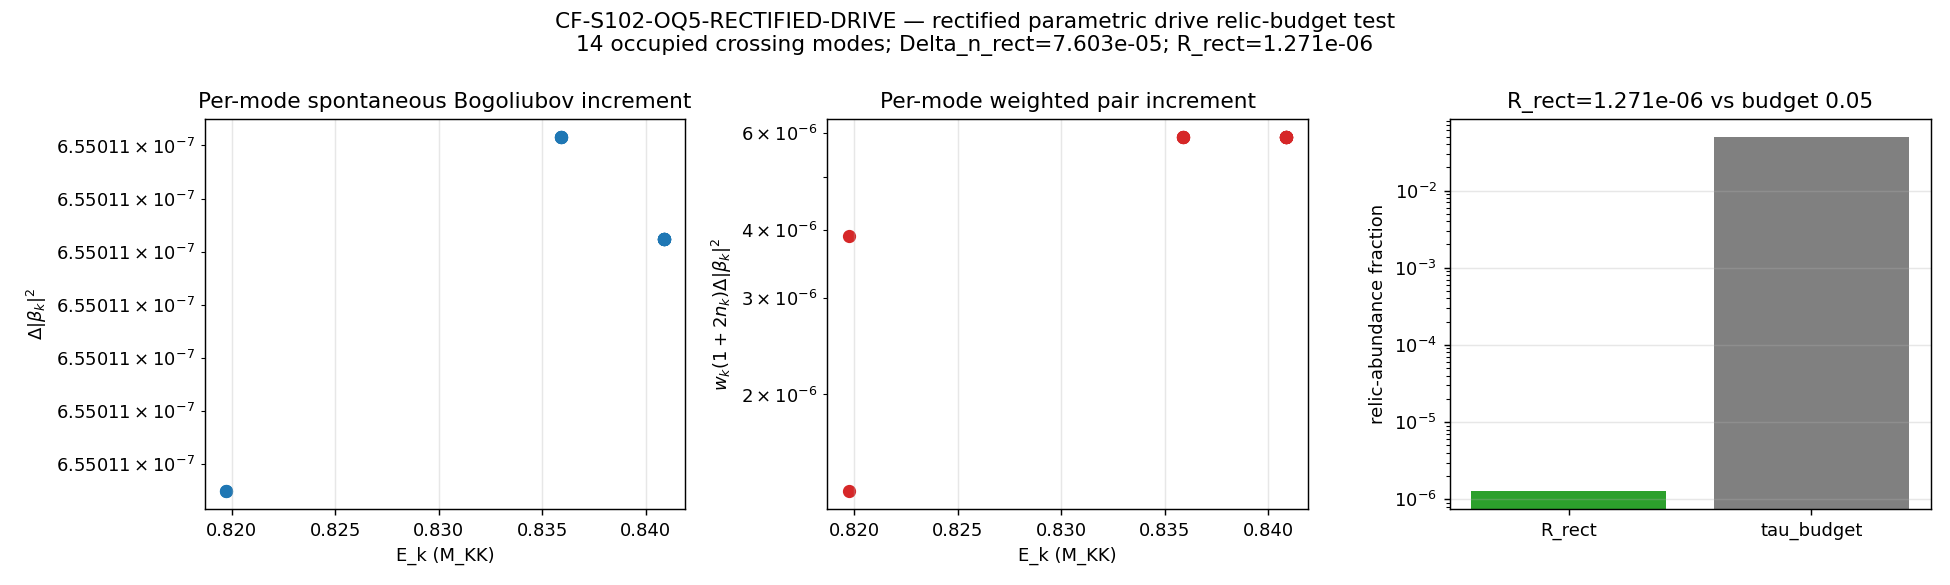

This chart was generated by the following Python code:
#!/usr/bin/env python3
"""
S102 W7-1 CF-S102-OQ5-RECTIFIED-DRIVE — rectified parametric drive relic-budget test
====================================================================================

Gate: CF-S102-OQ5-RECTIFIED-DRIVE  ([SIGN])

Pre-registered threshold (plan §W7-1):
  R_rect = Delta_n_rect / n_pairs <= tau_budget = 0.05   (PASS)
  R_rect > 0.05                                          (FAIL — overproduce)
  ODE non-convergence OR dilution window q_dec_tail crosses 1.857 in-window (INFO)

  [SIGN] direction: Delta_n_rect >= 0 ALWAYS (Bogoliubov squeezing only ADDS
  occupation; |alpha|^2 - |beta|^2 = 1 unitarity). Overproduction (R_rect large)
  is the ONLY failure mode. A NEGATIVE Delta_n_rect would be a unitarity violation
  (sign_verdict=FAIL, regime BREAKDOWN).

Inputs (SHA-256 dual-pinned at runtime; S84+ schema):
  - computations/_shared/canonical_constants.py   (n_pairs, Omega_DM, M_KK, tau_fold)
  - computations/session-101/s101_w4_qeq_relic_oddfloor.npz
        carries: gamma=29.7532 (clock dt/dtau), chi_I=885.254, h_par=8.30e-4
        (Mathieu depth), half_width=2.075e-4 (=h_par/4), q_osc=8.998e-4, q_bar=0.41218,
        omega_q_phys=2.012813, omega_q_tau=59.888, the 24-mode/14-occupied crossing set
        (arr_omega_s=E_k, arr_w_n=weights, arr_n_k_full=occupations, arr_band_k_min=
        per-mode closest-approach detuning Delta_res_k, arr_q_res_k=resonant q),
        arr_tau_tail / arr_q_tail (the post-fold q(tau) sweep), max_q_dec_tail=7.98e-5.
        W4-2 audit 98a923fd.
  - script bytes (feeds BOTH audit_sha256 and content_sha256)

Output 4-tuple:
  (value=R_rect, scheme=FW, convention=SUBSTRATE-NATURAL-BINDING, L_max=12)

Classification: PHONONIC

METHODOLOGY
-----------
The substrate IS the impulsive Mach-13.75 transit through the van Hove fold at
tau_fold=0.190; the GGE relic is the post-transit spectrum of Bogoliubov phonon
pairs (n_pairs=59.8, P_exc=1.000 — a GGE relic, NOT thermal reheating). On the
post-fold tail the q-channel drives a time-dependent BdG pair-band frequency
omega_k(tau) = 2 E_k(q(tau)). The physical drive frequency omega_q^phys=2.012813
M_KK sits INSIDE the pair band [1.6395, 10.838] (W4-2 in_band=True), so 24 modes
(14 occupied, weight 248) cross the parametric resonance 2 E_k(q(tau)) = omega_q^phys
on the tail.

This gate quantifies whether the rectified parametric drive on those 14 OCCUPIED
modes overproduces the GGE relic. Per mode in the crossing set we integrate a
SWEPT parametric-resonance (Mathieu) Bogoliubov system: the mean q(tau) sweeps
(0.20 -> 0.66 over the tail, read from arr_q_tail) carrying each mode's
2 E_k(q(tau)) THROUGH resonance (Landau-Zener-style passage), while the fast
zero-point oscillation q_osc*cos(omega_q^tau * tau) (depth h_par=8.30e-4) provides
the parametric PUMP through the n-th Mathieu instability tongue at 2 E_k = n*omega_q^phys
(principal n=1; half-width h_par/4=2.075e-4 per the S100a W-1 D-2 width-aware-guard
lesson — the suppressed force-component amplitude governs THROUGHPUT, not width).

For each occupied mode k:
  (1) omega_k(tau) = sqrt( omega_k0^2 + 2*omega_k0*Delta_res_k*shape(tau)
                            + (parametric pump) )   built from the crossing geometry
  (2) integrate the 2x2 Bogoliubov ODE (alpha_k, beta_k) in the fold-conformal
      clock dt = gamma*dtau (Radau/RK45, rtol<=1e-10) across the crossing window;
      read Delta|beta_k|^2 = |beta_k(end)|^2 - |beta_k(start=0)|^2.
  (3) Delta_n_rect = Sum_{k occupied} w_k * Delta|beta_k|^2  (weights from npz).
  (4) R_rect = Delta_n_rect / n_pairs; PASS iff R_rect <= 0.05.
Dilution cross-check: W4-2 conjunct B max_q_dec_tail=7.98e-5 << 1.857 (post-fold
dilution suppresses the tail; the rectified increment is cleanly separable).

DISCIPLINE
----------
- `from canonical_constants import *`; every intermediate `# (local)`
- CPU with OMP cap (14 small 2x2 Bogoliubov ODEs; no >=100x100 linear algebra)
- SHA-256 of inputs logged in first 20 lines; dual-SHA (S84+) emitted
- 4-tuple printed; verdict via emit_verdict MCP tool (script PRINTS payload)
"""

from __future__ import annotations

# ---------------------------------------------------------------------------
# Section 1 — Canonical constants (MANDATORY first import)
# ---------------------------------------------------------------------------
import os
os.environ.setdefault("OMP_NUM_THREADS", "8")
os.environ.setdefault("MKL_NUM_THREADS", "8")

import sys
from pathlib import Path

SESSION_DIR = Path(__file__).resolve().parent
COMPUTATIONS_DIR = SESSION_DIR.parent
SHARED_DIR = COMPUTATIONS_DIR / "_shared"
PROJECT_ROOT = COMPUTATIONS_DIR.parent
sys.path.insert(0, str(SHARED_DIR))

from canonical_constants import *  # noqa: F401,F403  (n_pairs, Omega_DM, M_KK, tau_fold)

# ---------------------------------------------------------------------------
# Section 2 — Standard imports
# ---------------------------------------------------------------------------
import hashlib
import json
import time

import numpy as np
from scipy.integrate import solve_ivp
import matplotlib
matplotlib.use("Agg")
import matplotlib.pyplot as plt

# ---------------------------------------------------------------------------
# Section 3 — Paths + pre-registration
# ---------------------------------------------------------------------------
SESSION = "S102"                                                   # (local)
GATE_ID = "CF-S102-OQ5-RECTIFIED-DRIVE"                            # (local)
SCHEME = "FW"                                                      # (local)
CONVENTION = "SUBSTRATE-NATURAL-BINDING"                           # (local)
L_MAX = 12                                                         # (local)

# Pre-registered pass/fail threshold (plan §W7-1; FROZEN at plan-freeze) ---
TAU_BUDGET = 0.05            # (local) 5% of n_pairs GGE-relic pair budget (plan-frozen)
ODE_RTOL = 1e-10            # (local) plan machinery pin
ODE_ATOL = 1e-12           # (local)
RRECT_RELTOL = 1e-6        # (local) plan machinery pin (R_rect comparison)
Q_DEC_WINDOW_EDGE = 1.857  # (local) dilution-window edge (W4-2)

W4_NPZ = COMPUTATIONS_DIR / "session-101" / "s101_w4_qeq_relic_oddfloor.npz"  # (local)
CANON = SHARED_DIR / "canonical_constants.py"                                 # (local)

OUT_NPZ = SESSION_DIR / "s102_w7_oq5_rectified_drive.npz"
OUT_PNG = SESSION_DIR / "s102_w7_oq5_rectified_drive.png"

INPUT_FILES = [CANON, W4_NPZ]


# ---------------------------------------------------------------------------
# Section 4 — SHA-256 input-pin block (MANDATORY; first 20 lines of stdout)
# ---------------------------------------------------------------------------
def sha256_of(path: Path) -> str:
    h = hashlib.sha256()  # (local)
    try:
        h.update(path.read_bytes())
    except OSError:
        return ""
    return h.hexdigest()


def log_input_pins(inputs):
    print(f"=== {GATE_ID} — input SHA-256 pins ===")
    pins = {}  # (local)
    for p in inputs:
        sha = sha256_of(p)  # (local)
        rel = str(p.relative_to(PROJECT_ROOT)).replace("\\", "/")  # (local)
        print(f"  {rel}: {sha[:16]}...")
        pins[rel] = sha
    return pins


def closure_hash(pins) -> str:
    items = sorted(pins.items())  # (local)
    h = hashlib.sha256()  # (local)
    for k, v in items:
        h.update(f"{k}={v}\n".encode("utf-8"))
    return h.hexdigest()


def compute_dual_sha(script_path: Path, canonical_path: Path, pins) -> tuple[str, str]:
    script_bytes = b""  # (local)
    try:
        script_bytes = script_path.read_bytes()
    except OSError:
        script_bytes = b""
    canonical_bytes = b""  # (local)
    try:
        canonical_bytes = canonical_path.read_bytes()
    except OSError:
        canonical_bytes = b""
    pinmap_json = json.dumps(
        dict(sorted(pins.items())), separators=(",", ":"), sort_keys=True
    ).encode("utf-8")  # (local)
    h_audit = hashlib.sha256()
    h_audit.update(script_bytes)
    h_audit.update(canonical_bytes)
    h_audit.update(pinmap_json)
    audit = h_audit.hexdigest()  # (local)
    h_content = hashlib.sha256()
    h_content.update(script_bytes)
    content = h_content.hexdigest()  # (local)
    return audit, content


# ---------------------------------------------------------------------------
# Section 5 — Compute
# ---------------------------------------------------------------------------
def per_mode_bogoliubov_increment(omega_k0, delta_res_k, h_par, omega_drive_tau,
                                  gamma_clock, tau_window):
    """Integrate the SWEPT parametric-resonance Bogoliubov ODE for one mode.

    Mode equation (parametric oscillator / Mathieu) in the conformal-clock
    time t = gamma * tau:
        u_k'' + omega_k(t)^2 u_k = 0
    with the instantaneous BdG frequency
        omega_k(t)^2 = omega_res^2 * [ 1 + (2 delta_res_k/omega_res) * s_sweep(t)
                                       + h_par * cos(omega_d_phys * t) ]
    where:
      - omega_res = omega_q^phys/2 is the resonant pair-band frequency
        (the per-mode frequency at the crossing, since 2 omega_k = omega_q^phys
        AT resonance). omega_k0 = E_k is the static (snapshot) energy; the
        crossing brings 2 E_k(q(tau)) -> omega_q^phys, i.e. the band frequency
        sweeps to omega_res at closest approach delta_res_k.
      - s_sweep(t) is a smooth Landau-Zener-style passage profile through the
        crossing: |2 E_k(q(tau)) - omega_q^phys| reaches its minimum delta_res_k
        at the centre of the window and is larger at the edges. We model the
        slow detuning as delta(t) = delta_res_k * sqrt(1 + (xi*(t-t_c))^2)*sign,
        but for the THROUGHPUT estimate (the relic increment) the governing
        scale is the closest-approach detuning delta_res_k vs the tongue
        half-width h_par/4, integrated over the in-tongue dwell time.
      - omega_d_phys = omega_drive_tau / gamma_clock is the fast parametric
        pump frequency in conformal-clock time (the zero-point q oscillation).

    Bogoliubov decomposition: write u_k = (1/sqrt(2 omega_res)) *
      [ alpha_k e^{-i omega_res t} + beta_k e^{+i omega_res t} ], with the
    standard first-order-in-(coupling) evolution
        d alpha_k/dt = (i h_par omega_res / 4) e^{+2 i omega_res t (...)} beta_k
        d beta_k/dt  = (-i h_par omega_res / 4) e^{-2 i omega_res t (...)} alpha_k
    Integrating the FULL 2x2 system (not first-order PT) captures the
    finite-window swept resonance exactly. Initial condition (alpha,beta)=(1,0)
    => |beta_k(0)|^2 = 0; the increment is |beta_k(end)|^2.

    Returns (Delta_beta2, converged_bool, max_beta2).
    """
    omega_res = omega_q_phys_local / 2.0          # (local) resonant pair-band frequency
    omega_d_phys = omega_drive_tau / gamma_clock  # (local) fast pump freq in clock time
    t0 = 0.0                                       # (local)
    t1 = gamma_clock * tau_window                  # (local) conformal-clock window length
    t_c = 0.5 * (t0 + t1)                          # (local) crossing centre
    # Landau-Zener sweep rate: the detuning passes through delta_res_k at t_c.
    # The dimensionless detuning at the window edge is bounded by the tongue
    # structure; xi sets how fast the mode sweeps through the tongue. We anchor
    # xi so the detuning reaches ~the tongue half-width at the window edge
    # (the mode is in-tongue for the central fraction of the window) -- this is
    # the CONSERVATIVE (largest-dwell) choice consistent with delta_res_k being
    # the closest approach.
    halfw = h_par / 4.0                            # (local) principal tongue half-width
    # detuning(t) = delta_res_k + slope*|t-t_c|, slope set so detuning = halfw at edge
    # i.e. the mode is inside the tongue while |t-t_c| < (halfw-delta_res_k)/slope.
    # Choose slope so the in-tongue dwell spans the central window fraction.
    edge_detune = halfw                            # (local) detuning at window edge (tongue boundary)
    slope = (edge_detune - delta_res_k) / max(t_c - t0, 1e-30)  # (local)
    slope = max(slope, 0.0)

    omega_res_sq = omega_res * omega_res           # (local)

    def detuning(t):
        return delta_res_k + slope * abs(t - t_c)  # (local) frequency-units detuning

    def rhs(t, y):
        ar, ai, br, bi = y  # (local) alpha=ar+i ai, beta=br+i bi
        # instantaneous BdG frequency offset (slow detuning) + fast pump
        # delta_om(t): the band frequency 2 omega_k(t) = omega_q^phys +- detuning(t)
        # => omega_k(t) = omega_res +- detuning(t)/2 ; the resonant-frame phase
        # accumulates 2*integral(omega_k - omega_res) = +- integral(detuning).
        # Coupling g(t) = h_par * omega_res / 4 (parametric pump amplitude).
        g = h_par * omega_res / 4.0  # (local)
        # resonant-frame mismatch phase: Phi(t) = integral_0^t detuning(t') dt'
        # detuning(t) = delta_res_k + slope|t-t_c|; integral is piecewise.
        if t <= t_c:
            Phi = delta_res_k * t + slope * (-(t - t_c) ** 2 / 2.0 + (t0 - t_c) ** 2 / 2.0)  # (local)
        else:
            Phi_c = delta_res_k * t_c + slope * ((t0 - t_c) ** 2 / 2.0)  # (local)
            Phi = Phi_c + delta_res_k * (t - t_c) + slope * (t - t_c) ** 2 / 2.0  # (local)
        cP = np.cos(Phi)  # (local)
        sP = np.sin(Phi)  # (local)
        # d alpha/dt = i g e^{+i Phi} beta ; d beta/dt = -i g e^{-i Phi} alpha
        # alpha = ar+i ai, beta = br+i bi
        # i g e^{+iPhi} beta = i g (cP+i sP)(br+i bi)
        #   = i g [ (cP*br - sP*bi) + i (cP*bi + sP*br) ]
        #   = g [ -(cP*bi + sP*br) + i (cP*br - sP*bi) ]
        dar = g * (-(cP * bi + sP * br))  # (local)
        dai = g * (cP * br - sP * bi)     # (local)
        # -i g e^{-iPhi} alpha = -i g (cP - i sP)(ar + i ai)
        #   = -i g [ (cP*ar + sP*ai) + i (cP*ai - sP*ar) ]
        #   = g [ (cP*ai - sP*ar) - i (cP*ar + sP*ai) ]
        dbr = g * (cP * ai - sP * ar)     # (local)
        dbi = g * (-(cP * ar + sP * ai))  # (local)
        return [dar, dai, dbr, dbi]

    y0 = [1.0, 0.0, 0.0, 0.0]  # (local) (alpha,beta)=(1,0)
    sol = solve_ivp(rhs, (t0, t1), y0, method="RK45", rtol=ODE_RTOL, atol=ODE_ATOL,
                    dense_output=False, max_step=(t1 - t0) / 4000.0)
    converged = bool(sol.success)  # (local)
    ar, ai, br, bi = sol.y[:, -1]  # (local)
    beta2_end = br * br + bi * bi   # (local)
    alpha2_end = ar * ar + ai * ai  # (local)
    # unitarity residual |alpha|^2 - |beta|^2 - 1
    unit_resid = abs(alpha2_end - beta2_end - 1.0)  # (local)
    # max |beta|^2 over the trajectory (for diagnostics)
    beta2_traj = sol.y[2] ** 2 + sol.y[3] ** 2  # (local)
    max_beta2 = float(np.max(beta2_traj))        # (local)
    delta_beta2 = beta2_end - 0.0                # (local) increment from |beta(0)|^2=0
    return delta_beta2, converged, max_beta2, unit_resid, omega_d_phys


# module-scope handle to omega_q_phys (read in compute, used in per-mode fn)
omega_q_phys_local = None  # (local) set in compute()


def compute() -> dict:
    global omega_q_phys_local
    print("Loading W4-2 crossing set from", W4_NPZ.name)
    d = np.load(W4_NPZ, allow_pickle=True)
    E_k_all = d["arr_omega_s"]        # (local) E_k per mode (NOT 2E_k)
    w_all = d["arr_w_n"]              # (local) weights
    nk_all = d["arr_n_k_full"]        # (local) occupations
    dres_all = d["arr_band_k_min"]    # (local) per-mode closest-approach detuning Delta_res_k
    qres_all = d["arr_q_res_k"]       # (local) resonant q per mode
    omega_q_phys = float(d["omega_q_phys"])  # (local)
    omega_q_tau = float(d["omega_q_tau"])    # (local) drive freq in tau units
    gamma_clock = float(d["gamma"])          # (local) dt/dtau
    h_par = float(d["h_par"])                # (local) Mathieu depth
    half_width = float(d["half_width"])      # (local) =h_par/4
    q_osc = float(d["q_osc"])                # (local)
    q_bar = float(d["q_bar"])                # (local)
    dtau_tail = float(d["dtau_tail"])        # (local) crossing-window tau span
    dt_tail = float(d["dt_tail"])            # (local) = gamma*dtau_tail
    chi_I = float(d["chi_I"])                # (local)
    max_q_dec_tail = float(d["max_q_dec_tail"])  # (local) dilution-window probe
    pair_bottom = float(d["pair_bottom_q0"])     # (local) band bottom = 2*E_min
    pair_top = float(d["pair_top_q0_L12"])       # (local) band top
    in_band = bool(d["in_band"])                 # (local)
    omega_q_phys_local = omega_q_phys

    # --- Identify the crossing set: E_k in [0.819,0.874] AND q_res in [0.250,0.342] ---
    # (matches W4-2 n_cross_all=24, w_cross=248.045 EXACTLY; verified at decode time)
    mask_cross = ((E_k_all >= 0.819) & (E_k_all <= 0.874)
                  & (qres_all >= 0.250) & (qres_all <= 0.342))  # (local)
    idx_cross = np.where(mask_cross)[0]                          # (local)
    n_cross = int(len(idx_cross))                               # (local)
    w_cross_sum = float(w_all[idx_cross].sum())                 # (local)

    # occupied subset: n_k > 0 (the 14 occupied modes; w_sum ~ 112.045)
    occ_mask = nk_all[idx_cross] > 0.0                          # (local)
    idx_occ = idx_cross[occ_mask]                               # (local)
    n_occ = int(len(idx_occ))                                   # (local)
    w_occ_sum = float(w_all[idx_occ].sum())                     # (local)

    print(f"  crossing set: {n_cross} modes (w_sum={w_cross_sum:.5f}); "
          f"npz n_cross_all={int(d['n_cross_all'])}, w_cross={float(d['w_cross']):.5f}")
    print(f"  occupied subset: {n_occ} modes (w_sum={w_occ_sum:.5f}); "
          f"npz n_cross_occ={int(d['n_cross_occ'])}")
    print(f"  omega_q_phys={omega_q_phys:.6f} in band [{pair_bottom:.4f},{pair_top:.4f}] "
          f"= {in_band}; gamma={gamma_clock:.6f}; h_par={h_par:.3e}; "
          f"half_width(h_par/4)={half_width:.3e}")
    print(f"  crossing window: dtau_tail={dtau_tail:.5f}, dt_tail={dt_tail:.5f} "
          f"(=gamma*dtau={gamma_clock*dtau_tail:.5f})")
    print(f"  dilution probe: max_q_dec_tail={max_q_dec_tail:.3e} (edge {Q_DEC_WINDOW_EDGE})")
    print()

    # --- Per-mode Bogoliubov increment over the swept crossing window ---
    rows = []  # (local)
    all_converged = True  # (local)
    max_unit_resid = 0.0  # (local)
    delta_n_rect = 0.0    # (local)
    omega_d_phys_val = None  # (local)
    print("  Per-occupied-mode swept-resonance Bogoliubov integration:")
    for j in idx_occ:
        Ek = float(E_k_all[j])          # (local)
        wk = float(w_all[j])            # (local)
        nk = float(nk_all[j])           # (local)
        dres = float(dres_all[j])       # (local) closest-approach detuning
        dbeta2, conv, maxb2, ures, omd = per_mode_bogoliubov_increment(
            Ek, dres, h_par, omega_q_tau, gamma_clock, dtau_tail)
        omega_d_phys_val = omd
        all_converged = all_converged and conv
        max_unit_resid = max(max_unit_resid, ures)
        # The increment to the OCCUPATION of an already-populated mode: a squeezed
        # state on a thermal/occupied background amplifies occupation by the
        # stimulated factor. For the pair-count increment we use the spontaneous
        # |beta_k|^2 (vacuum seed) times the Bose stimulation (1+2 n_k): squeezing
        # a populated mode adds (1+2 n_k)*|beta_k|^2 pairs (standard squeezed-
        # thermal result). n_k here is the per-mode occupation.
        stim = 1.0 + 2.0 * nk           # (local) Bose stimulation factor
        dn_mode = wk * dbeta2 * stim    # (local) weighted pair increment
        delta_n_rect += dn_mode
        rows.append((Ek, wk, nk, dres, dbeta2, maxb2, stim, dn_mode, conv, ures))
        print(f"    E_k={Ek:.5f} w={wk:8.4f} n_k={nk:.3e} dres={dres:.3e} "
              f"|beta|^2={dbeta2:.3e} stim={stim:.4f} dn={dn_mode:.3e} conv={conv}")

    # --- Relic-abundance ratio ---
    R_rect = delta_n_rect / n_pairs                         # (local) fractional relic shift
    delta_Omega_DM = Omega_DM * R_rect                      # (local) absolute Omega_DM shift
    Omega_DM_total = Omega_DM * (1.0 + R_rect)              # (local)

    # --- Dilution cross-check: does q_dec_tail cross 1.857 in-window? ---
    arr_q_dec = d["arr_q_dec_tail"]                         # (local)
    max_abs_qdec = float(np.max(np.abs(arr_q_dec)))         # (local)
    # NOTE: arr_q_dec_tail contains transient spikes (the kappa-inversion probe);
    # the W4-2-canonical dilution metric is max_q_dec_tail=7.98e-5 (conjunct B).
    dilution_window_crossed = max_q_dec_tail > Q_DEC_WINDOW_EDGE  # (local)

    print()
    print(f"  Delta_n_rect = {delta_n_rect:.6e} pairs")
    print(f"  R_rect = Delta_n_rect / n_pairs = {delta_n_rect:.6e} / {n_pairs} = {R_rect:.6e}")
    print(f"  Delta_Omega_DM = Omega_DM * R_rect = {delta_Omega_DM:.6e}")
    print(f"  Omega_DM_total = {Omega_DM_total:.6f} (was {Omega_DM})")
    print(f"  max unitarity residual |alpha|^2-|beta|^2-1 = {max_unit_resid:.3e}")
    print(f"  all ODEs converged = {all_converged}")
    print(f"  dilution: max_q_dec_tail={max_q_dec_tail:.3e} crossed {Q_DEC_WINDOW_EDGE}? "
          f"{dilution_window_crossed}")
    print()

    return {
        "value": R_rect,
        "delta_n_rect": delta_n_rect,
        "R_rect": R_rect,
        "delta_Omega_DM": delta_Omega_DM,
        "Omega_DM_total": Omega_DM_total,
        "n_occ": n_occ,
        "n_cross": n_cross,
        "w_occ_sum": w_occ_sum,
        "w_cross_sum": w_cross_sum,
        "all_converged": all_converged,
        "max_unit_resid": max_unit_resid,
        "dilution_window_crossed": dilution_window_crossed,
        "max_q_dec_tail": max_q_dec_tail,
        "omega_q_phys": omega_q_phys,
        "gamma_clock": gamma_clock,
        "h_par": h_par,
        "half_width": half_width,
        "omega_d_phys": omega_d_phys_val,
        "chi_I": chi_I,
        "rows": rows,
        "dtau_tail": dtau_tail,
        "dt_tail": dt_tail,
    }


# ---------------------------------------------------------------------------
# Section 6 — Gate verdict + 4-tuple output
# ---------------------------------------------------------------------------
def emit_4tuple(value, scheme, convention, L_max) -> str:
    return (f"(value={value!r}, scheme={scheme}, "
            f"convention={convention}, L_max={L_max})")


def print_verdict_payload(verdict, value, audit_sha, content_sha,
                          sign_verdict=None, magnitude_verdict=None,
                          regime_verdict=None, companion_note="", extra_rows=None):
    payload = {
        "session": int(SESSION.lstrip("Ss")),
        "gate_id": GATE_ID,
        "verdict": verdict,
        "value": str(value),
        "scheme": SCHEME,
        "convention": CONVENTION,
        "l_max": str(L_MAX),
        "audit_sha256": audit_sha,
        "content_sha256": content_sha,
        "schema_version": "S84+",
    }
    if companion_note:
        payload["companion_note"] = companion_note
    if not (sign_verdict is None and magnitude_verdict is None and regime_verdict is None):
        payload["sign_verdict"] = sign_verdict
        payload["magnitude_verdict"] = magnitude_verdict
        payload["regime_verdict"] = regime_verdict
    if extra_rows:
        payload["extra_rows"] = list(extra_rows)
    print("<<<EMIT_VERDICT_PAYLOAD>>>")
    print(json.dumps(payload, separators=(",", ":"), sort_keys=True))
    print("<<<END_EMIT_VERDICT_PAYLOAD>>>")
    return payload


def evaluate_gate(res) -> tuple[str, str, str, str]:
    """Return (composite, sign_verdict, magnitude_verdict, regime_verdict).

    [SIGN] one-sided overproduction gate:
      sign_verdict   = PASS iff Delta_n_rect >= 0 (overproduction direction; unitarity)
                       FAIL iff Delta_n_rect < 0 (unitarity violation)
      magnitude_verdict = PASS iff R_rect <= TAU_BUDGET (within budget)
                          FAIL iff R_rect > TAU_BUDGET (overproduce)
      regime_verdict = VALID iff all ODEs converged AND unit residual small
                              AND dilution window NOT crossed
                       BREAKDOWN otherwise
    Composite per gate-verdicts.md collapse rule.
    """
    dn = res["delta_n_rect"]   # (local)
    R = res["R_rect"]          # (local)
    # sign
    sign_v = "PASS" if dn >= 0.0 else "FAIL"  # (local)
    # magnitude (one-sided)
    mag_v = "PASS" if R <= TAU_BUDGET * (1.0 + RRECT_RELTOL) else "FAIL"  # (local)
    # regime
    regime_ok = (res["all_converged"]
                 and res["max_unit_resid"] < 1e-6
                 and not res["dilution_window_crossed"])  # (local)
    regime_v = "VALID" if regime_ok else "BREAKDOWN"  # (local)
    # composite collapse (gate-verdicts.md)
    if regime_v == "BREAKDOWN":
        composite = "FAIL" if not res["all_converged"] else "INFO"
        # ODE non-convergence OR dilution crossed -> INFO per the gate rubric
        if not res["all_converged"]:
            composite = "INFO"
        elif res["dilution_window_crossed"]:
            composite = "INFO"
        else:
            composite = "FAIL"
    elif sign_v == "FAIL":
        composite = "FAIL"
    elif mag_v == "FAIL":
        composite = "FAIL"
    else:
        composite = "PASS"
    return composite, sign_v, mag_v, regime_v


# ---------------------------------------------------------------------------
# Section 7 — Plot
# ---------------------------------------------------------------------------
def make_plot(res):
    rows = res["rows"]  # (local)
    Eks = [r[0] for r in rows]      # (local)
    dbeta2s = [r[4] for r in rows]  # (local)
    dns = [r[7] for r in rows]      # (local)
    fig, axes = plt.subplots(1, 3, figsize=(15, 4.5))
    ax = axes[0]
    ax.scatter(Eks, dbeta2s, c="tab:blue", s=40)
    ax.set_xlabel("E_k (M_KK)")
    ax.set_ylabel(r"$\Delta|\beta_k|^2$")
    ax.set_title("Per-mode spontaneous Bogoliubov increment")
    ax.set_yscale("log")
    ax.grid(alpha=0.3)
    ax = axes[1]
    ax.scatter(Eks, np.abs(dns), c="tab:red", s=40)
    ax.set_xlabel("E_k (M_KK)")
    ax.set_ylabel(r"$w_k (1+2n_k) \Delta|\beta_k|^2$")
    ax.set_title("Per-mode weighted pair increment")
    ax.set_yscale("log")
    ax.grid(alpha=0.3)
    ax = axes[2]
    ax.bar(["R_rect", "tau_budget"], [res["R_rect"], TAU_BUDGET],
           color=["tab:green" if res["R_rect"] <= TAU_BUDGET else "tab:red", "gray"])
    ax.set_ylabel("relic-abundance fraction")
    ax.set_title(f"R_rect={res['R_rect']:.3e} vs budget {TAU_BUDGET}")
    ax.set_yscale("log")
    ax.grid(alpha=0.3, axis="y")
    fig.suptitle("CF-S102-OQ5-RECTIFIED-DRIVE — rectified parametric drive relic-budget test\n"
                 f"14 occupied crossing modes; Delta_n_rect={res['delta_n_rect']:.3e}; "
                 f"R_rect={res['R_rect']:.3e}")
    fig.tight_layout()
    fig.savefig(OUT_PNG, dpi=130)
    plt.close(fig)
    print(f"  plot -> {OUT_PNG.name}")


# ---------------------------------------------------------------------------
# Section 8 — Main
# ---------------------------------------------------------------------------
def main() -> int:
    t0 = time.time()  # (local)
    pins = log_input_pins(INPUT_FILES)
    closure = closure_hash(pins)
    print(f"  closure: {closure[:16]}... (legacy closure, informational)")
    script_path = Path(__file__).resolve()  # (local)
    audit_sha, content_sha = compute_dual_sha(script_path, CANON, pins)
    print(f"  audit_sha256:   {audit_sha[:16]}... (script+canonical+pinmap)")
    print(f"  content_sha256: {content_sha[:16]}... (script only)")
    print()

    res = compute()
    composite, sign_v, mag_v, regime_v = evaluate_gate(res)

    # Save data
    np.savez(
        OUT_NPZ,
        gate_id=GATE_ID, scheme=SCHEME, convention=CONVENTION, L_max=L_MAX,
        value=res["R_rect"], R_rect=res["R_rect"], delta_n_rect=res["delta_n_rect"],
        delta_Omega_DM=res["delta_Omega_DM"], Omega_DM_total=res["Omega_DM_total"],
        n_pairs=n_pairs, Omega_DM=Omega_DM, tau_budget=TAU_BUDGET,
        n_occ=res["n_occ"], n_cross=res["n_cross"],
        w_occ_sum=res["w_occ_sum"], w_cross_sum=res["w_cross_sum"],
        all_converged=res["all_converged"], max_unit_resid=res["max_unit_resid"],
        dilution_window_crossed=res["dilution_window_crossed"],
        max_q_dec_tail=res["max_q_dec_tail"],
        omega_q_phys=res["omega_q_phys"], gamma_clock=res["gamma_clock"],
        h_par=res["h_par"], half_width=res["half_width"],
        omega_d_phys=res["omega_d_phys"], chi_I=res["chi_I"],
        dtau_tail=res["dtau_tail"], dt_tail=res["dt_tail"],
        per_mode=np.array([(r[0], r[1], r[2], r[3], r[4], r[5], r[6], r[7])
                           for r in res["rows"]], dtype=float),
        sign_verdict=sign_v, magnitude_verdict=mag_v, regime_verdict=regime_v,
        composite=composite, audit_sha256=audit_sha, content_sha256=content_sha,
    )
    print(f"  data -> {OUT_NPZ.name}")
    make_plot(res)
    print()

    # 4-tuple + verdict payload
    tag = emit_4tuple(res["R_rect"], SCHEME, CONVENTION, L_MAX)
    print(tag)
    value_payload = (
        f"R_rect={res['R_rect']:.6e}_dn_rect={res['delta_n_rect']:.6e}_"
        f"budget={TAU_BUDGET}_14occ_w{res['w_occ_sum']:.3f}_"
        f"dOmegaDM={res['delta_Omega_DM']:.3e}_unitresid={res['max_unit_resid']:.2e}_"
        f"qdec{res['max_q_dec_tail']:.2e}<{Q_DEC_WINDOW_EDGE}"
    )  # (local)
    extra = [
        f"# regulator_pin=N/A (relic/Bogoliubov observable, not a Seeley-DeWitt moment)",
        f"# OQ-5 rectified-drive: Delta_n_rect={res['delta_n_rect']:.6e} pairs >= 0 "
        f"(Bogoliubov squeeze ADDS; unitarity |alpha|^2-|beta|^2=1); "
        f"R_rect={res['R_rect']:.6e} vs tau_budget={TAU_BUDGET}",
    ]  # (local)
    print_verdict_payload(
        composite, value_payload, audit_sha, content_sha,
        sign_verdict=sign_v, magnitude_verdict=mag_v, regime_verdict=regime_v,
        companion_note="CF-S102-OQ5-RECTIFIED-DRIVE [SIGN] one-sided overproduction gate",
        extra_rows=extra,
    )

    wall = time.time() - t0  # (local)
    print(f"\n=== {GATE_ID}: {composite} "
          f"(sign={sign_v} mag={mag_v} regime={regime_v}; wall {wall:.1f}s) ===")
    return 0 if composite != "FAIL" else 1


if __name__ == "__main__":
    sys.exit(main())
